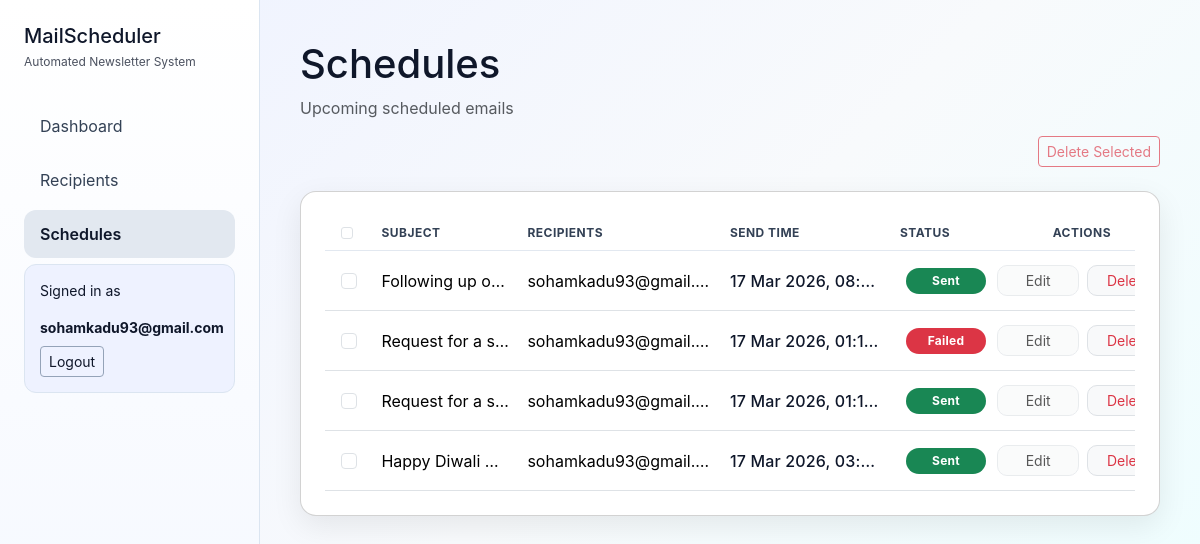
Screenshot of /schedules (signed in) with the database file from the repository.
### models.py (models this page shows, shortened)
class User(db.Model):
    id = db.Column(db.Integer, primary_key=True)
    email = db.Column(db.String(120), unique=True, nullable=False)
    password_hash = db.Column(db.String(200), nullable=False)

class ScheduledEmail(db.Model):
    id = db.Column(db.Integer, primary_key=True)
    subject = db.Column(db.String(200))
    message = db.Column(db.Text)
    recipients = db.Column(db.Text)
    send_time = db.Column(db.DateTime)
    user_id = db.Column(db.Integer)
    attachment_path = db.Column(db.Text, nullable=True)
    attachment_name = db.Column(db.Text, nullable=True)
    attachment_mime = db.Column(db.Text, nullable=True)
    status = db.Column(db.String(20), default="pending")

### app.py (the view)
@app.route("/schedules")
def schedules():
    if "user_id" not in session:
        return redirect("/login")
    upcoming = ScheduledEmail.query.filter_by(
        user_id=session["user_id"]
    ).order_by(ScheduledEmail.send_time.asc()).all()
    user = User.query.get(session["user_id"])
    return render_template(
        "schedules.html",
        schedules=upcoming,
        active_page="schedules",
        session_email=user.email
    )

### templates/schedules.html (shortened to what this page needs)
<!DOCTYPE html>
<html lang="en">
<head>
    <link href="https://cdn.jsdelivr.net/npm/bootstrap@5.3.2/dist/css/bootstrap.min.css" rel="stylesheet">
    <link rel="stylesheet" href="/static/dashboard.css">
</head>
<body>
    <div class="app">
        <aside class="sidebar">
            <div class="brand">
                <h5>MailScheduler</h5>
                <span>Automated Newsletter System</span>
            </div>
            <nav>
                <a href="/dashboard">Dashboard</a>
                <a href="/recipients">Recipients</a>
                <a href="/schedules" class="active">Schedules</a>
            </nav>
            <div class="user-box">
                <p>Signed in as</p>
                <strong>{{ session_email }}</strong>
                <a href="/logout" class="btn btn-sm btn-outline-light mt-2">Logout</a>
            </div>
        </aside>
        <main class="content">
            <h1>Schedules</h1>
            <p class="text-muted">Upcoming scheduled emails</p>
            {% if schedules %}
                <form id="bulkDeleteForm" method="post" action="/schedules/delete-selected" class="d-flex justify-content-end mt-3 mb-2">
                    <button
                        id="deleteSelectedButton"
                        type="button"
                        class="btn btn-sm btn-outline-danger"
                        disabled
                    >
                        Delete Selected
                    </button>
                </form>
                <div class="card mt-4 schedule-card">
                    <div class="card-body p-0">
                        <div class="table-responsive">
                        <table class="table table-hover align-middle mb-0 schedule-table">
                            <thead>
                                <tr>
                                    <th class="text-center ps-3">
                                        <input id="selectAllSchedules" class="form-check-input" type="checkbox" aria-label="Select all schedules">
                                    </th>
                                    <th class="ps-4">Subject</th>
                                    <th>Recipients</th>
                                    <th class="text-nowrap">Send Time</th>
                                    <th>Status</th>
                                    <th class="text-end pe-4">Actions</th>
                                </tr>
                            </thead>
                            <tbody>
                                {% for s in schedules %}
                                    <tr data-schedule-id="{{ s.id }}">
                                        <td class="text-center ps-3">
                                            <input
                                                class="form-check-input js-schedule-select"
                                                type="checkbox"
                                                value="{{ s.id }}"
                                                aria-label="Select schedule {{ s.id }}"
                                            >
                                        </td>
                                        <td class="ps-4 subject-cell" title="{{ s.subject }}">{{ s.subject }}</td>
                                        <td class="recipients-cell" title="{{ s.recipients }}">{{ s.recipients }}</td>
                                        <td class="text-nowrap send-time-cell" title="{{ s.send_time.strftime('%d %b %Y, %I:%M %p') }}">{{ s.send_time.strftime("%d %b %Y, %I:%M %p") }}</td>
                                        <td class="status-cell text-center">
                                        </td>
                                        <td class="text-end pe-4 actions-cell">
                                            <div class="d-inline-flex align-items-center gap-2 schedule-actions">
                                                <button
                                                    type="button"
                                                    class="btn btn-sm btn-light border js-toggle-edit js-edit-btn"
                                                    data-id="{{ s.id }}"
                                                    {% if s.status != 'pending' %}disabled{% endif %}
                                                    title="Only pending schedules can be edited"
                                                >
                                                    Edit
                                                </button>
                                                <form method="post" action="/schedules/{{ s.id }}/delete" class="m-0">
                                                    <button
                                                        type="submit"
                                                        class="btn btn-sm btn-light border text-danger"
                                                        onclick="return confirm('Delete this schedule?')"
                                                    >
                                                        Delete
                                                    </button>
                                                </form>
                                            </div>
                                        </td>
                                    </tr>
                                {% endfor %}
                            </tbody>
                        </table>
                        </div>
                    </div>
                </div>
            {% else %}
                <div class="alert alert-info mt-4">No scheduled emails.</div>
            {% endif %}
        </main>
    </div>
</body>
</html>

### static/dashboard.css (style rules this page uses)
body { background: linear-gradient( 135deg, #eef2ff, #f8fafc, #ecfeff ); color: #0f172a; font-family: "Inter", system-ui, -apple-system, BlinkMacSystemFont; overflow-x: hidden; }
.app { min-height: 100vh; display: flex; }
.sidebar { width: 260px; background: linear-gradient(180deg, #ffffff, #f3f7ff); color: #0f172a; padding: 24px; border-right: 1px solid #dbe5f1; }
.brand h5 { margin: 0; }
.brand span { font-size: 12px; opacity: 0.75; }
.sidebar nav { margin-top: 30px; }
.sidebar nav a { display: block; padding: 12px 16px; border-radius: 12px; color: #334155; text-decoration: none; margin-bottom: 6px; }
.sidebar nav a:hover, .sidebar nav a.active { background: #e2e8f0; color: #0f172a; font-weight: 600; }
.user-box { margin-top: auto; background: #eef2ff; border: 1px solid #dbe5f1; padding: 15px; border-radius: 12px; font-size: 14px; }
.sidebar .btn-outline-light { color: #0f172a; border-color: #94a3b8; }
.content { flex: 1; padding: 40px; background: transparent; overflow-x: hidden; }
.stat-card, .card { background: white; border-radius: 16px; padding: 24px; box-shadow: 0 10px 30px rgba(0, 0, 0, 0.08); color: #0f172a; }
.schedule-table thead th { font-size: 12px; letter-spacing: 0.04em; text-transform: uppercase; color: #334155; border-bottom-color: #e2e8f0; white-space: nowrap; }
.schedule-table { table-layout: fixed; width: 100%; }
.schedule-table thead th:nth-child(1), .schedule-table tbody td:nth-child(1) { width: 4%; }
.schedule-table thead th:nth-child(2), .schedule-table tbody td:nth-child(2) { width: 20%; }
.schedule-table thead th:nth-child(3), .schedule-table tbody td:nth-child(3) { width: 25%; }
.schedule-table thead th:nth-child(4), .schedule-table tbody td:nth-child(4) { width: 21%; }
.schedule-table thead th:nth-child(5), .schedule-table tbody td:nth-child(5) { width: 12%; }
.schedule-table thead th:nth-child(6), .schedule-table tbody td:nth-child(6) { width: 18%; }
.schedule-table tbody td { border-top-color: #eef2f7; padding-top: 14px; padding-bottom: 14px; vertical-align: middle; }
.schedule-table .subject-cell, .schedule-table .recipients-cell { max-width: 100%; white-space: nowrap; overflow: hidden; text-overflow: ellipsis; }
.schedule-table .actions-cell { white-space: nowrap; }
.schedule-table .send-time-cell { font-weight: 500; color: #0f172a; letter-spacing: 0.01em; white-space: nowrap; overflow: hidden; text-overflow: ellipsis; }
.schedule-table .status-cell { padding-left: 14px; padding-right: 14px; }
.schedule-actions .btn { border-radius: 10px; min-width: 82px; padding-left: 12px; padding-right: 12px; }

### rows the page displays
User: email "sohamkadu93@gmail.com"
ScheduledEmail: subject "Following up o…", recipients "sohamkadu93@gmail.…", send_time "17 Mar 2026, 08:…"
ScheduledEmail: subject "Request for a s…", recipients "sohamkadu93@gmail.…", send_time "17 Mar 2026, 01:1…"
ScheduledEmail: subject "Request for a s…", recipients "sohamkadu93@gmail.…", send_time "17 Mar 2026, 01:1…"
ScheduledEmail: subject "Happy Diwali…", recipients "sohamkadu93@gmail.…", send_time "17 Mar 2026, 03:…"
